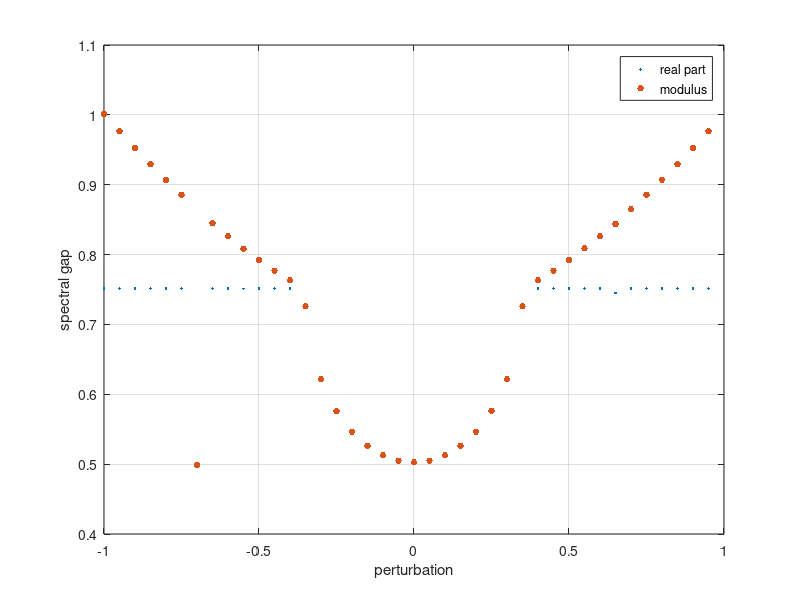

MATLAB code for this plot:
clc;
close all;
clear all;

%%

%for real part res = 100
ee = [-0.751267 -0.751316 -0.751325 -0.725682 -0.621289 -0.575891 -0.546702 -0.526218 -0.512738 -0.505008 -0.502478 -0.505005 -0.512753 -0.526217 -0.546596 -0.576166 -0.62127 -0.725714 -0.75135 -0.751298 -0.751319];
ee = -ee;
% for real part res = 200;
ee2 = [-0.751299 -0.751424 -0.751328 -0.72561 -0.62152 -0.57621 -0.546575 -0.526176 -0.512736 -0.504994 -0.502477 -0.505004 -0.512734 -0.526218 -0.546581 -0.57619 -0.621268 -0.72584 -0.755679 -0.751309 -0.744951];
ee2 = -ee2;
aa = -0.35:0.05:0.35;
% plot(aa,ee ,'.', aa, ee2, '*', 'markersize', 10);
% grid on;
% for real part res = 100 but in range a \in -0.7, 0.7
eeExt = [-0.751515 -0.751386 -0.751427 -0.751378 -0.751432 -0.75137 -0.498847 -0.751317 -0.751342 -0.751071 -0.751267 -0.751316 -0.751325 -0.725682 -0.621289 -0.575891 -0.546702 -0.526218 -0.512738 -0.505008 -0.502478 -0.505005 -0.512753 -0.526217 -0.546596 -0.576166 -0.62127 -0.725714 -0.75135 -0.751298 -0.751319 -0.751708 -0.751351 -0.745088 -0.75135 -0.751438 -0.751394 -0.751425 -0.751527 -0.751348 ];
eeExt = -eeExt;
% for modulus, res =100, but in range a \in -1., 1.
eeExtMod = [1.0013 0.976675 0.952681 0.929413 0.90695 0.885351 0.498847 0.844879 0.826183 0.808353 0.79215 0.777048 0.763268 0.725682 0.621289 0.575891 0.546702 0.526218 0.512738 0.505008 0.502478 0.505005 0.512753 0.526217 0.546596 0.576166 0.62127 0.725714 0.763288 0.777045 0.79219 0.808863 0.826202 0.843709 0.864636 0.8854 0.907028 0.929491 0.952812 0.976578];
aaExt = -1.:0.05:0.95;
plot(aaExt, eeExt, '.', aaExt, eeExtMod, '.', 'markersize', 15);
legend 'real part' 'modulus'
xlabel 'perturbation'
ylabel 'spectral gap'
grid on;